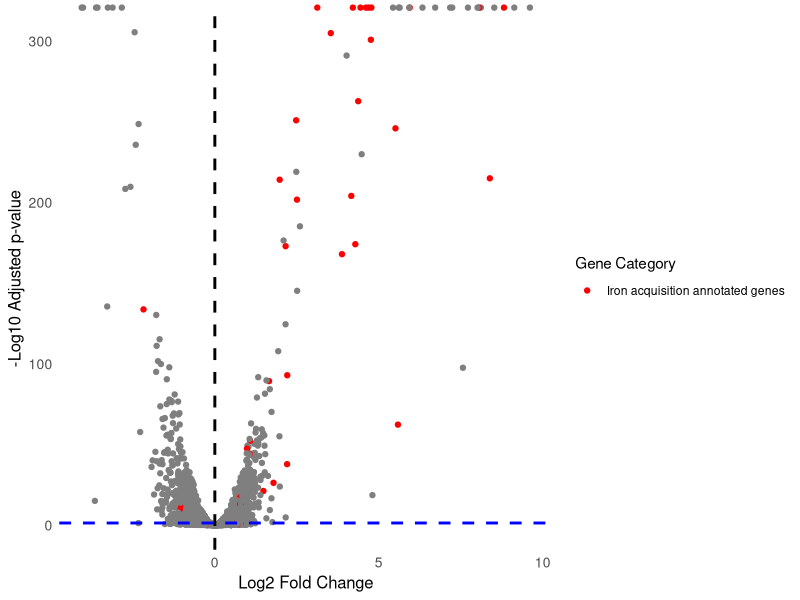
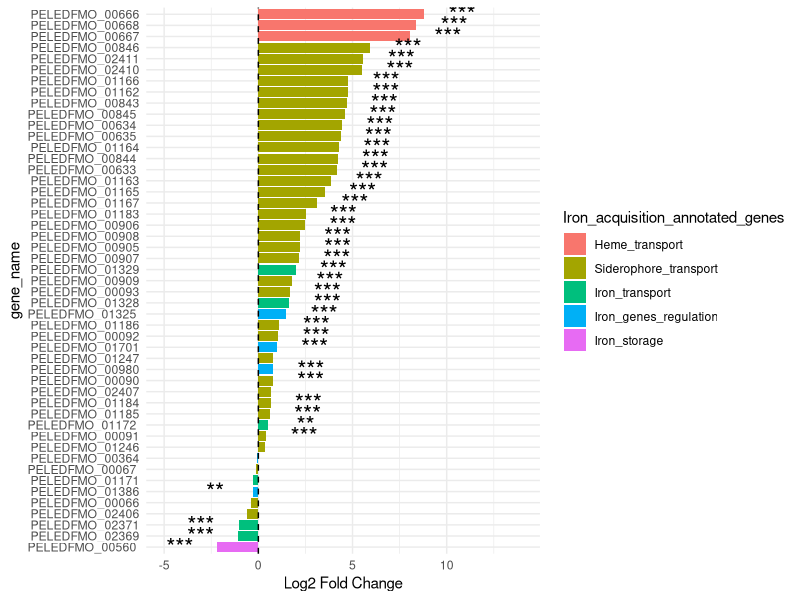
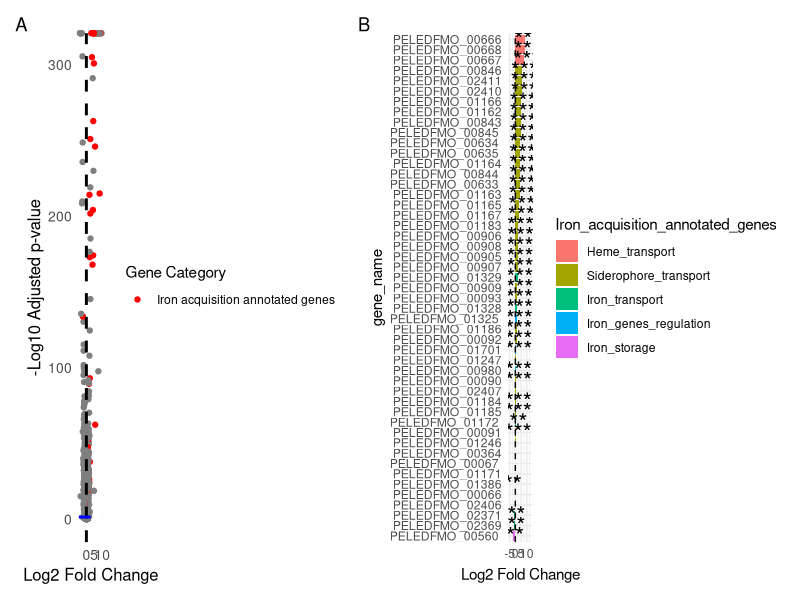

These charts were generated, in order, by the following R code:


# Load DESeq2 results
# Load library
library(ggplot2)
library(tibble)
#> Warning: package 'tibble' was built under R version 3.4.3
library(forcats)
library(dplyr)
library(tidyr)
library(patchwork)
# Load DESeq2 results
setwd("/home/ahmed/0_data/00_Ph.D/DATA_results/0_accolens_prop_database_work/0_analysis/graphs/R_scripts/7_RNA_seq_visualization/")
df <- read.csv("1_DEseq_TPM_results_CA_RNASeq_sorted_logFC.csv", header=TRUE)  # Use read.csv for CSV files
# Define a list of known genes (you should replace this with your actual gene list)
known_genes_df = read.csv("1_gen_list.csv")

known_genes <- c(known_genes_df$gene)

# Create a new column to indicate whether the gene is in the known_genes list
df$highlight <- ifelse(df$Gene_names %in% known_genes, "Known Gene", "Other")

p <- ggplot(df, aes(x = log2FoldChange, y = -log10(padj), color = highlight)) +
  geom_point() +  # Simple points
  scale_color_manual(
    values = c("Known Gene" = "red"),  # Color mapping
    labels = c("Known Gene" = "Iron acquisition annotated genes"),  # Legend labels
    name = "Gene Category"  # Legend title
  ) +
  theme_minimal() +  # Minimal theme
  labs( x = "Log2 Fold Change", 
       y = "-Log10 Adjusted p-value") +  # Axis labels
  theme(
    legend.position = "right",  # Show legend on the right
    panel.grid.major = element_blank(),  # Remove major grid lines
    panel.grid.minor = element_blank(),  # Remove minor grid lines
    axis.title.x = element_text(size = 12),  # Customize x-axis label size
    axis.title.y = element_text(size = 12),  # Customize y-axis label size
    axis.text.x = element_text(size = 10),  # Customize x-axis text size
    axis.text.y = element_text(size = 10)   # Customize y-axis text size
  ) +
  
  # Add vertical dashed line at x = 0 (log2FoldChange = 0) to separate upregulated and downregulated
  geom_vline(xintercept = 0, color = "black", linetype = "dashed", size = 1) +
  
  # Optional: Add horizontal line for significance threshold (adjust as needed)
  geom_hline(yintercept = -log10(0.05), color = "blue", linetype = "dashed", size = 1) +
  
  # Ensure all points are shown
  expand_limits(x = c(min(df$log2FoldChange), max(df$log2FoldChange)),
                y = c(min(-log10(df$padj)), max(-log10(df$padj))))


p <- p + coord_cartesian(clip = "off")  # Prevents points from being clipped

# Print the plot
print(p)



df = data.frame(read.csv("2_data.csv"),check.names = FALSE)

df$Iron_acquisition_annotated_genes <- factor(df$Iron_acquisition_annotated_genes, levels = c("Heme_transport","Siderophore_transport","Iron_transport","Iron_genes_regulation","Iron_storage"))

df$significance <- ifelse(df$adjp < 0.001, "***",
                          ifelse(df$adjp < 0.01, "**",
                                 ifelse(df$adjp < 0.05, "*", "")))

p2 <- ggplot(df, aes(x = reorder(gene_name, logf2c), y = logf2c, fill = Iron_acquisition_annotated_genes)) +
  geom_col() +
  geom_hline(yintercept = 0, linetype = "dashed") +  
  geom_text(aes(label = significance, y = logf2c + sign(logf2c) * 2), 
            size = 6, color = "black") +  
  #geom_point(aes(shape = df$Spp.), position = position_dodge(width = 0.5), 
   #          size = 5, color = "green") +  # Black dots for groups in the plot
  coord_flip() +
  scale_y_continuous(limits = c(-5, 14)) +  
  #scale_shape_manual(values = c("CA_I" = 16,"CA_only"=13)) +  
  #guides(
    #fill = guide_legend(override.aes = list(shape = NA, color = NA)),  # Removes color from cat legend
    #shape = guide_legend(title = "Group")  # Keeps group shape legend) +
  labs(x = "gene_name", y = "Log2 Fold Change") +
  theme(text = element_text(size = 20))+
  theme_minimal()


p2

final_plot <- (p + p2 ) + 
  plot_layout(ncol = 2, nrow = 1) + 
  plot_annotation(tag_levels = 'A')  # Labels panels as A, B, C, D, E

# Display the final plot
print(final_plot)
